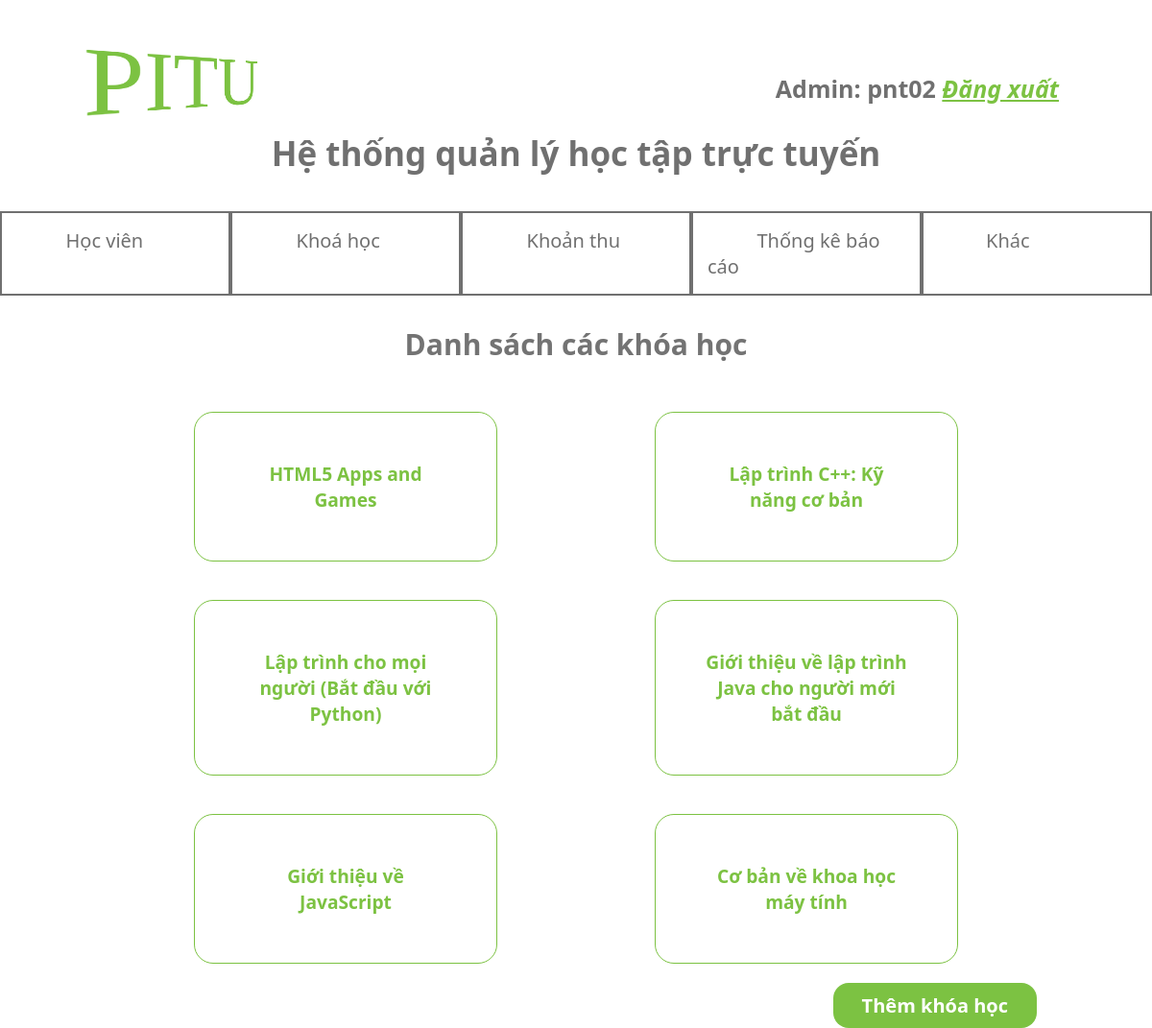
The app's page /project/admin/index.php?quanly=khoahoc (signed in) with its own data.
### tables this page shows
CREATE TABLE `course` (
  `courseID` int(11) NOT NULL,
  `courseName` varchar(100) NOT NULL,
  `courseDetail` text NOT NULL,
  `courseFee` int(11) NOT NULL,
  `img` char(255) NOT NULL,
  `videoDemo` char(255) NOT NULL,
  `categoryID` int(11) NOT NULL,
  `teacherID` int(11) NOT NULL
);

### project/admin/khoahoc.php (the view, shortened to what this page needs)
<!DOCTYPE html>
<html lang="en">
<head>
</head>
<?php
  include './connect.php';
?>
<body>
  <div class="khoahoc" id="khoahoc">
    <h2 class="head">Danh sách các khóa học</h2>
    <ul>
      <?php
        $sql= "select * from course";
        $result= mysqli_query($connect, $sql) or die("query error submit search");
        while ($row= mysqli_fetch_assoc($result)){
          $line= "'".$row['courseID'].";".$row['courseName'].";".$row['courseDetail'].";".$row['courseFee'].";".$row['img']."'";
          echo '
            <li onclick="clickKhoaHoc('.$line.')">
              <a href="index.php?quanly=chitietkhoahoc&idCourse='.$row['courseID'].'">'.$row['courseName'].'</a>
            </li>
          ';
        }
      ?>
    </ul>
    <button class="btnThemKhoaHoc" ><a href="index.php?quanly=themkhoahoc">Thêm khóa học</a></button>
  </div>
</body>
</html>

### project/admin/head.php (style rules this page uses)
* { padding: 0; margin: 0; }

### project/admin/menu.php (style rules this page uses)
* { padding: 0; margin: 0; }

### project/admin/khoahoc.php (style rules this page uses)
* { padding: 0; margin: 0; font-family: 'Segoe UI', Tahoma, Geneva, Verdana, sans-serif; box-sizing: border-box; }
body { width: 100%; }
.khoahoc { width: 80%; margin: 0 auto; }
.khoahoc .head { text-align: center; font-size: 30px; margin: 30px; color: #737373; }
.khoahoc ul { width: 100%; list-style: none; display: flex; justify-content: space-around; flex-wrap: wrap; }
.khoahoc ul li { width: 33%; margin: 20px; padding: 50px; text-align: center; border: solid 1px #7CC242; border-radius: 20px; }
.khoahoc ul li { text-decoration: none; font-weight: 600; }
.khoahoc ul li a { text-decoration: none; color: #7CC242; font-size: larger; }
.btnThemKhoaHoc { border: none; cursor: pointer; border-radius: 16px; float: right; padding: 10px; background-color: #7CC242; color: white; }
.btnThemKhoaHoc a { text-decoration: none; color: white; font-size: 20px; padding: 0 20px; font-weight: 600; }

### records on screen
course: courseName "HTML5 Apps and Games"
course: courseName "Lập trình C++: Kỹ năng cơ bản"
course: courseName "Lập trình cho mọi người (Bắt đầu với Python)"
course: courseName "Giới thiệu về lập trình Java cho người mới bắt đầu"
course: courseName "Giới thiệu về JavaScript"
course: courseName "Cơ bản về khoa học máy tính"

### other values on screen
$_SESSION['name'] "pnt02"
